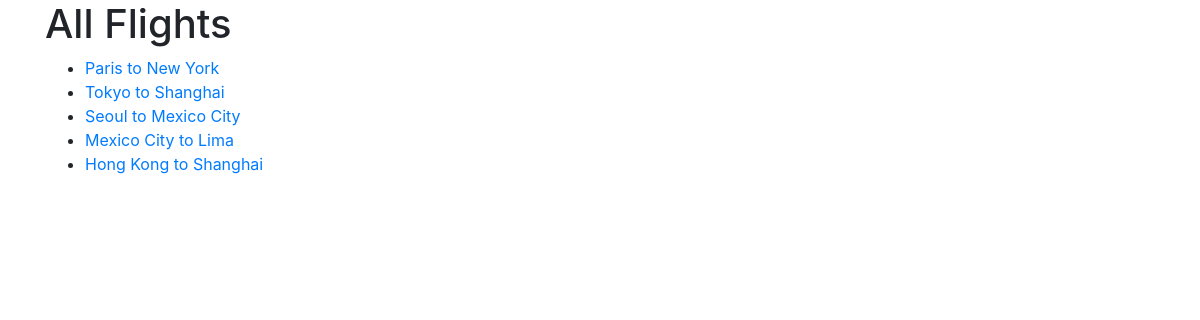
The page /flights on the database its author committed.
### models.py (models this page shows, shortened)
class Flight(db.Model):
    __tablename__ = "flights"
    id = db.Column(db.Integer, primary_key=True)
    origin = db.Column(db.String, nullable=False)
    destination = db.Column(db.String, nullable=False)
    duration = db.Column(db.Integer, nullable=False)
    passengers = db.relationship("Passenger", backref="flight", lazy=True)

### app.py (the view)
@app.route("/flights")
def flights():
    flights = Flight.query.all()
    return render_template("flights.html", flights=flights)

### templates/flights.html (shortened to what this page needs)
{% extends "layout.html" %}
{% block body %}
    <h1>All Flights</h1>
    <ul>
        {% for flight in flights %}
            <li>
                <a href="{{ url_for('flight', flight_id=flight.id) }}">
                    {{ flight.origin }} to {{ flight.destination }}
                </a>
            </li>
        {% endfor %}
    </ul>
{% endblock %}

### rows shown on the page
Flight: origin "Paris", destination "New York"
Flight: origin "Tokyo", destination "Shanghai"
Flight: origin "Seoul", destination "Mexico City"
Flight: origin "Mexico City", destination "Lima"
Flight: origin "Hong Kong", destination "Shanghai"
